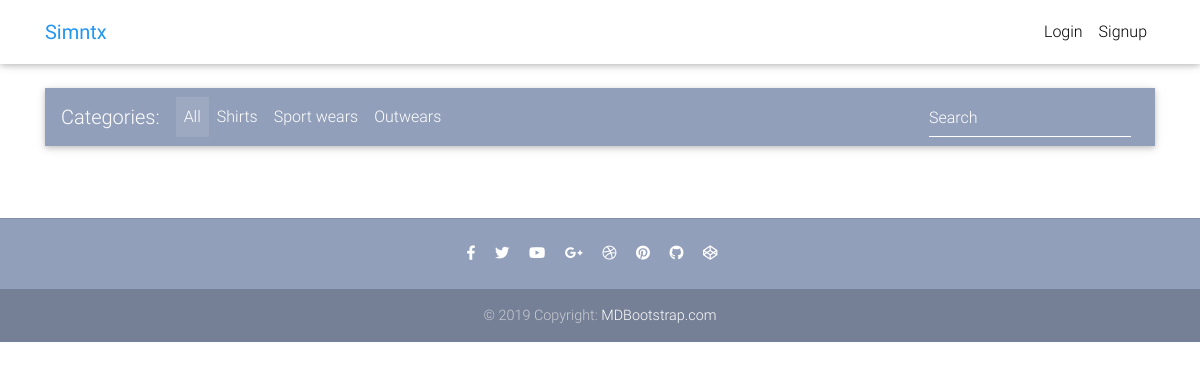
The app's page /, older data.
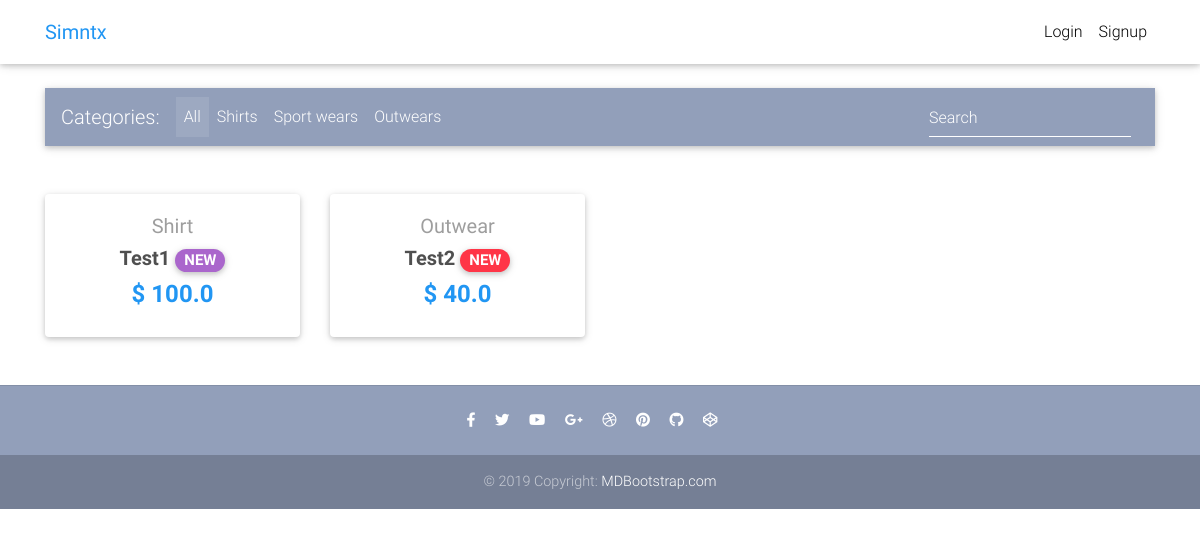
The same page, newer data.
### core/models.py (models this page shows, shortened)
class Item(models.Model):
    title = models.CharField(max_length=100)
    price = models.FloatField()
    discount_price = models.FloatField(blank=True, null=True)
    category = models.CharField(
        choices=CATEGORY_CHOICES, max_length=2, default='S')
    label = models.CharField(choices=LABEL_CHOICES, max_length=1, default='P')
    slug = models.SlugField()
    description = models.TextField()
    def get_absolute_url(self):
        return reverse("core:product", kwargs={
            'slug': self.slug
        })

### core/views.py (the view)
# urls.py: path('', HomeView.as_view(), name='home'),
class HomeView(ListView):
    model = Item
    paginate_by = 10
    template_name = 'home.html'

### templates/home.html (shortened to what this page needs)
{% extends "base.html" %}
{% block content %}
  <main>
    <div class="container">
      <nav class="navbar navbar-expand-lg navbar-dark mdb-color lighten-3 mt-3 mb-5">
        <span class="navbar-brand">Categories:</span>
        <div class="collapse navbar-collapse" id="basicExampleNav">
          <ul class="navbar-nav mr-auto">
            <li class="nav-item active">
              <a class="nav-link" href="#">All
              </a>
            </li>
            <li class="nav-item">
              <a class="nav-link" href="#">Shirts</a>
            </li>
            <li class="nav-item">
              <a class="nav-link" href="#">Sport wears</a>
            </li>
            <li class="nav-item">
              <a class="nav-link" href="#">Outwears</a>
            </li>
          </ul>
          <form class="form-inline">
            <div class="md-form my-0">
              <input class="form-control mr-sm-2" type="text" placeholder="Search" aria-label="Search">
            </div>
          </form>
        </div>
      </nav>
      <section class="text-center mb-4">
        <div class="row wow fadeIn">
          {% for item in object_list %}
          <div class="col-lg-3 col-md-6 mb-4">
            <div class="card">
              <div class="card-body text-center">
                <a href="" class="grey-text">
                  <h5>{{ item.get_category_display }}</h5>
                </a>
                <h5>
                  <strong>
                    <a href="{{ item.get_absolute_url }}" class="dark-grey-text">{{ item.title}}
                      <span class="badge badge-pill {{ item.get_label_display }}-color">NEW</span>
                    </a>
                  </strong>
                </h5>
                <h4 class="font-weight-bold blue-text">
                  <strong>$
                  {% if item.discount_price %}
                  {{ item.discount_price }}
                  {% else %}
                  {{ item.price }}
                  {% endif %}
                  </strong>
                </h4>
              </div>
            </div>
          </div>
          {% endfor %}
        </div>
      </section>
    </div>
  </main>
{% endblock content %}

### templates/base.html (shortened to what this page needs)
{% load static %}
<!DOCTYPE html>
<html lang="en">
<head>
  <link rel="stylesheet" href="https://use.fontawesome.com/releases/v5.8.1/css/all.css">
  <link href="{% static 'css/bootstrap.min.css' %}" rel="stylesheet">
  <link href="{% static 'css/mdb.min.css' %}" rel="stylesheet">
  <link href="{% static 'css/style.min.css' %}" rel="stylesheet">
</head>
{% include "navbar.html" %}
<body>
<div class="mt-5 pt-4 ">
</div>
  {% block content %}
    {% endblock content %}
    {% include "footer.html" %}
</body>
</html>

### templates/navbar.html (shortened to what this page needs)
 {% load cart_template_tags %}
 <nav class="navbar fixed-top navbar-expand-lg navbar-light white scrolling-navbar">
    <div class="container">
      <a class="navbar-brand waves-effect" href="/">
        <strong class="blue-text">Simntx</strong>
      </a>
      <div class="collapse navbar-collapse" id="navbarSupportedContent">
        <ul class="navbar-nav nav-flex-icons">
          {% if request.user.is_authenticated %}
          <li class="nav-item">
            <a href="{% url 'core:order-summary' %}" class="nav-link waves-effect">
              <span class="badge red zdepth-1 mr-1"> {{ request.user|cart_item_count }} </span>
              <i class="fas fa-shopping-cart"></i>
              <span  class="clearfix d-none d-sm-inline-block"> Cart </span>
            </a>
          </li>
          <li class="nav-item">
            <a class="nav-link waves-effect" href="{% url 'account_logout' %}">
              <span  class="clearfix d-none d-sm-inline-block"> Logout </span>
            </a>
          </li>
          {% else %}
          <li class="nav-item">
            <a class="nav-link waves-effect" href="{% url 'account_login' %}">
              <span  class="clearfix d-none d-sm-inline-block"> Login </span>
            </a>
          </li>
          <li class="nav-item">
            <a class="nav-link waves-effect" href="{% url 'account_signup' %}">
              <span  class="clearfix d-none d-sm-inline-block"> Signup </span>
            </a>
          </li>
          {% endif %}
        </ul>
        </div>
    </div>
  </nav>

### templates/footer.html
<footer class="page-footer text-center font-small mt-4 wow fadeIn">
    <hr class="my-4">
    <div class="pb-4">
      <a href="https://www.facebook.com/mdbootstrap" target="_blank">
        <i class="fab fa-facebook-f mr-3"></i>
      </a>
      <a href="https://twitter.com/MDBootstrap" target="_blank">
        <i class="fab fa-twitter mr-3"></i>
      </a>
      <a href="https://www.youtube.com/watch?v=7MUISDJ5ZZ4" target="_blank">
        <i class="fab fa-youtube mr-3"></i>
      </a>
      <a href="https://plus.google.com/u/0/b/107863090883699620484" target="_blank">
        <i class="fab fa-google-plus-g mr-3"></i>
      </a>
      <a href="https://dribbble.com/mdbootstrap" target="_blank">
        <i class="fab fa-dribbble mr-3"></i>
      </a>
      <a href="https://pinterest.com/mdbootstrap" target="_blank">
        <i class="fab fa-pinterest mr-3"></i>
      </a>
      <a href="https://github.com/mdbootstrap/bootstrap-material-design" target="_blank">
        <i class="fab fa-github mr-3"></i>
      </a>
      <a href="http://codepen.io/mdbootstrap/" target="_blank">
        <i class="fab fa-codepen mr-3"></i>
      </a>
    </div>
    <div class="footer-copyright py-3">
      © 2019 Copyright:
      <a href="https://mdbootstrap.com/education/bootstrap/" target="_blank"> MDBootstrap.com </a>
    </div>
  </footer>

### templates/scripts.html (shortened to what this page needs)
{% load static %}

### templates/base.html (style rules this page uses)
html, body, header, .carousel { height: 60vh; }

Row changes from the older to the newer data that the page shows:
added Item: category "Shirt", title "Test1", price "100.0"
added Item: category "Outwear", title "Test2", discount_price "40.0"
